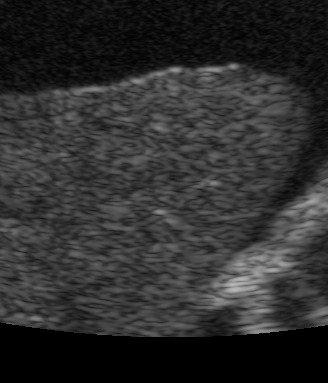
#> input picture images/BZ-1.bmp, 328 x 383 px, given in place of BZ-1.png, which was not available
$ python 1_image_prep.py
#> lines starting #> are read from the running program, lines starting #| are printed output that depends on the picture; after the words box and inside, x2 and y2 are one past the last pixel; in counts of white or black regions, pixels touching at a corner belong together; pictures that were not available may be replaced by others from this repository, and a replacement may not be noted
import cv2
import numpy as np

# For relative imports see https://stackoverflow.com/questions/36476659/how-to-add-a-relative-path-in-python-to-find-image-and-other-file-with-a-short-p
img_liver_path = './images/liver/BZ-1.png'
save_path = './images/liver/liver_cirrhosis_1_edges_2.png'

# Read image as grayscale and convert to array.
# Set second parameter to 1 if rgb is required
# Make sure to convert to .png, as .bmp cannot be read
# online conversion tool: https://convertio.co/de/bmp-png/
img = cv2.imread(img_liver_path)
#> img is the input picture: shape (383, 328, 3); min 0, max 183, mean 46.1

gray_img = cv2.cvtColor(img, cv2.COLOR_BGR2GRAY)

# Invert gray scale
gray_img = 255 - gray_img
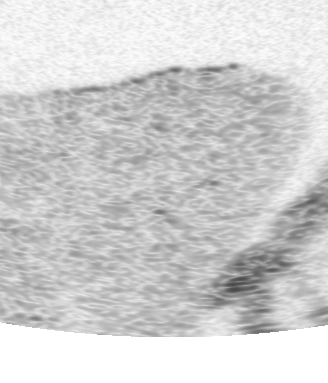
#> gray_img: shape (383, 328); min 72, max 255, mean 208.9

# Now applying Morphological closing to fill the holes in the image
kernel = np.ones((19, 19), np.uint8)
closing = cv2.morphologyEx(gray_img, cv2.MORPH_CLOSE, kernel)
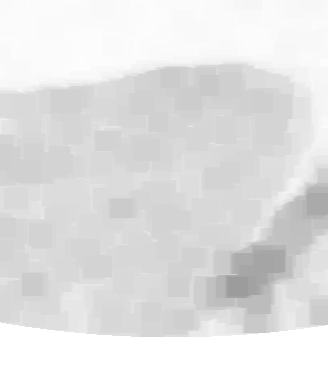
#> closing: shape (383, 328); min 156, max 255, mean 225.9

# Perform the canny edge detector to detect image edges
edges = cv2.Canny(closing, 30, 45)
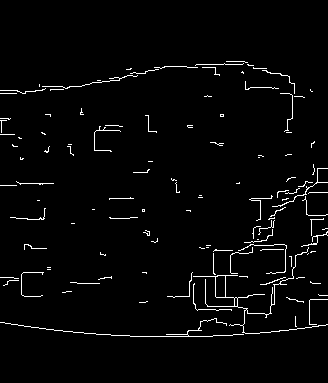
#> edges: shape (383, 328); 2.6% white in thin lines or dots, all inside (x1, y1, x2, y2) = (0, 61, 328, 337)

cv2.imwrite(save_path, edges)

$ run again, with images/BZ-2.bmp copied over images/BZ-1.bmp
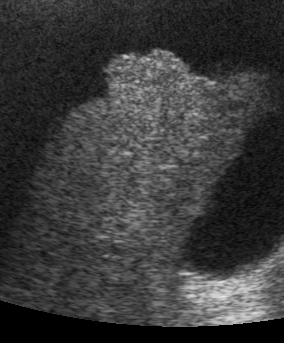
#> input picture images/BZ-2.bmp, 284 x 343 px, given in place of BZ-1.png, which was not available
#> img is the input picture: shape (343, 284, 3); min 0, max 229, mean 57.3
#> `closing = cv2.morphologyEx(gray_img, cv2.MORPH_CLOSE, kernel)`:
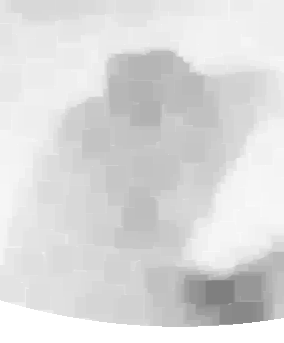
#> closing: shape (343, 284); min 127, max 255, mean 218.5
#> `edges = cv2.Canny(closing, 30, 45)`:
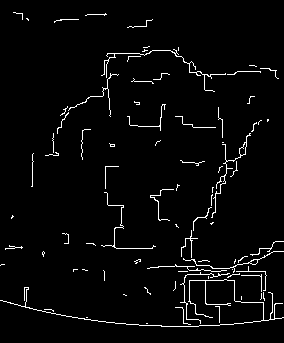
#> edges: shape (343, 284); 3.2% white in thin lines or dots

$ run again, with images/BN-1.bmp copied over images/BZ-1.bmp
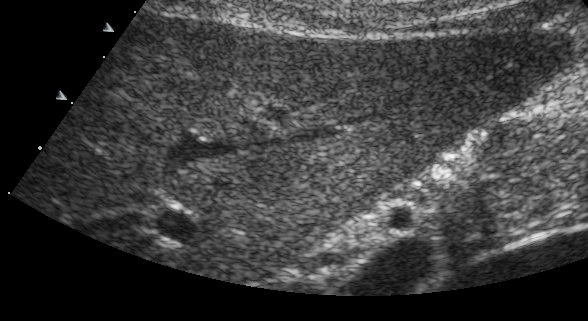
#> input picture images/BN-1.bmp, 588 x 321 px, given in place of BZ-1.png, which was not available
#> img is the input picture: shape (321, 588, 3); mean B, G, R 59.7, 59.7, 59.7
#> `closing = cv2.morphologyEx(gray_img, cv2.MORPH_CLOSE, kernel)`:
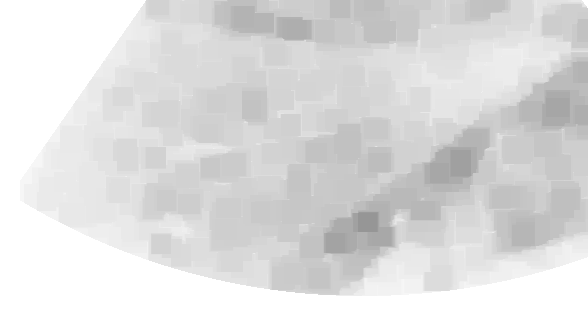
#> closing: shape (321, 588); min 150, max 255, mean 221.6
#> `edges = cv2.Canny(closing, 30, 45)`:
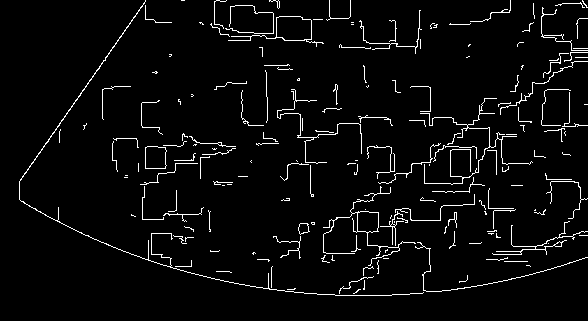
#> edges: shape (321, 588); 4% white in thin lines or dots, all inside (x1, y1, x2, y2) = (19, 0, 588, 296)
